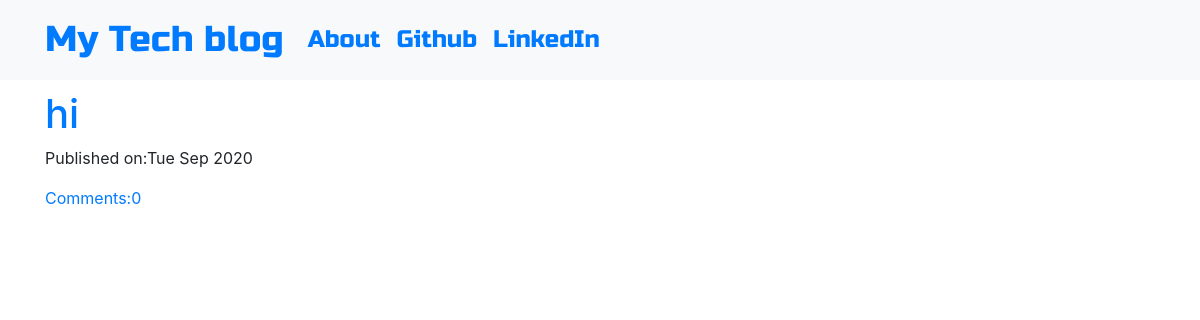
Before: / with the older database file.
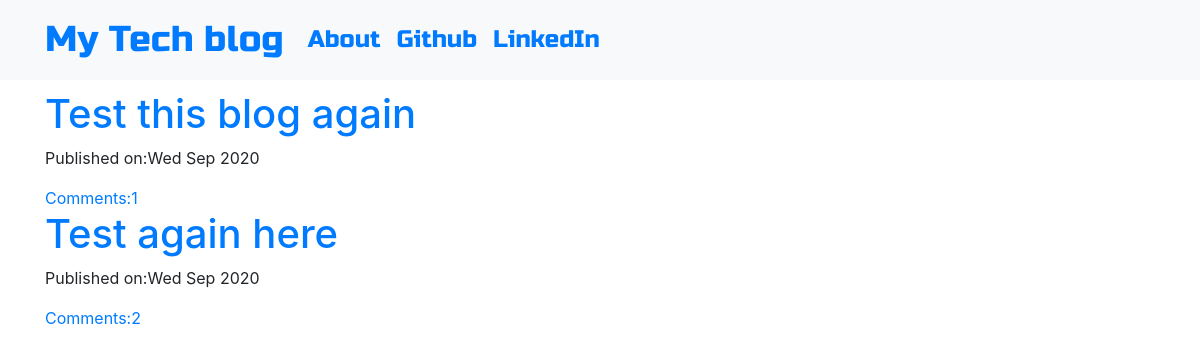
After: the same page with the newer database file.
### blog/models.py (models this page shows, shortened)
class Post(models.Model):
    author = models.ForeignKey('auth.User',on_delete=models.CASCADE)
    title = models.CharField(max_length=200)
    text = models.TextField()
    created_date = models.DateTimeField(default=timezone.now)
    published_date = models.DateTimeField(blank=True, null=True)
    def approve_comments(self):
        return self.comments.filter(approved_comment=True)

### blog/views.py (the view)
# urls.py: path('',views.PostListView.as_view(),name='post_list'),
class PostListView(ListView):
    model = Post
    def get_queryset(self):
        return Post.objects.filter(published_date__lte=timezone.now()).order_by('-published_date')

### blog/templates/blog/post_list.html
{% extends 'blog/base.html' %}
{% block body_block %}
<div class="centerstage">
	{% for post in post_list %}
	<div class="post">
		<h1><a href="{% url 'post_detail' pk=post.pk %}">{{ post.title }}</a></h1>
		<div class="date">
			<p>Published on:{{ post.published_date|date:"D M Y" }} </p>
		</div>
		<a href="{% url 'post_detail' pk=post.pk  %}">Comments:{{ post.approve_comments.count }} </a>
	</div>
	{% endfor %}
</div>
{% endblock  %}

Changed rows visible on the page:
removed Post: title "hi", published_date "Tue Sep 2020", approve_comments.count "0"
added Post: title "Test this blog again", published_date "Wed Sep 2020", approve_comments.count "1"
added Post: title "Test again here", published_date "Wed Sep 2020", approve_comments.count "2"
